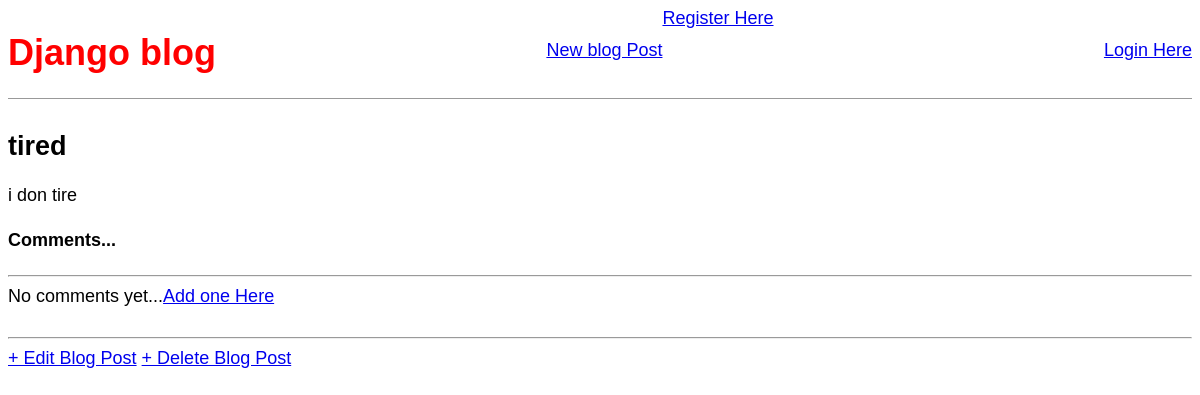
Page /post/4/ on the earlier database version.
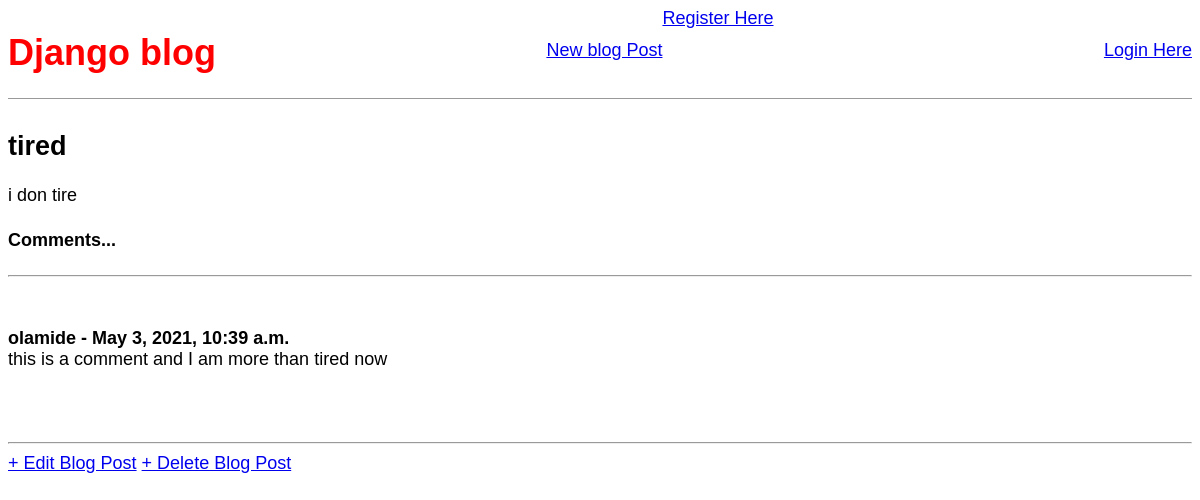
Same page on the later database version.
### blog/models.py (models this page shows, shortened)
class Post(models.Model):
    title = models.CharField(max_length=200)
    author = models.ForeignKey('auth.user', on_delete=models.CASCADE,)
    body = models.TextField()

class Comment(models.Model):
    post = models.ForeignKey(Post, related_name="comments", on_delete=models.CASCADE)
    body = models.TextField()
    name = models.CharField(max_length=200)
    date_added = models.DateTimeField(auto_now_add=True)

### blog/views.py (the view)
# urls.py: path('post/<int:pk>/', BlogDetailView.as_view(), name= 'post_detail'),
class BlogDetailView(DetailView):
    model = Post
    template_name ='post_detail.html'

### templates/post_detail.html
{% extends 'base.html' %}
{% block content %}
    <div class="post-entry">
        <h2>{{ post.title }}</h2>
        <p>{{ post.body }}</p>
    </div>
    <h4>Comments...</h4>
    <hr>
    {% if not post.comments.all %}
        No comments yet...<a href="{% url 'add_comment' post.pk %}">Add one Here</a>
    {% else %}
        <br><br>
        {% for comment in post.comments.all %}
            <strong>
                {{ comment.name}} - {{ comment.date_added}}
            </strong>
            <br>
            {{ comment.body}}
            <br><br>
        {% endfor %}
    {% endif %}
    <br>
    <br>
    <hr>
    <a href="{% url 'post_edit' post.pk %}" >+ Edit Blog Post</a>
    <a href="{% url 'post_delete' post.pk %}" >+ Delete Blog Post</a>
{% endblock %}

### templates/base.html (shortened to what this page needs)
{% load static %}
<!doctype html>
<html>
<head>
    <link rel="stylesheet" href="{% static 'css/base.css' %}"
</head>
<body>
<header>
    <div class="nav-left">
        <h1><a href="{% url 'home' %}">Django blog</a></h1>
    </div>
    <div class="nav-right">
        <a href="{% url 'post_new' %}">New blog Post</a>
    </div>
    <div class="nav-left">
        <a href="{% url 'register' %}">Register Here</a>
    </div>
    <div class="nav-right">
        <a href="{% url 'login' %}">Login Here</a>
    </div>
</header>
<div>
    {% block content %}
    {% endblock %}
</div>
</body>
</html>

### static/css/base.css (style rules this page uses)
body { font-family: 'Source Sans Pro', sans-serif; font-size: 18px; }
header { border-bottom: 1px solid #999; margin-bottom: 2rem; display: flex; }
header h1 a { color: red; text-decoration: none; }
.nav-left { margin-right: auto; }
.nav-right { display: flex; padding-top: 2rem; }
.post-entry p { margin: 0; font-weight: 480; }

Differences in the rows shown:
added Comment: name "olamide", date_added "May 3, 2021, 10:39 a.m.", body "this is a comment and I am more than tired now"
Other differences:
text no longer shown: "No comments yet... Add one Here"
